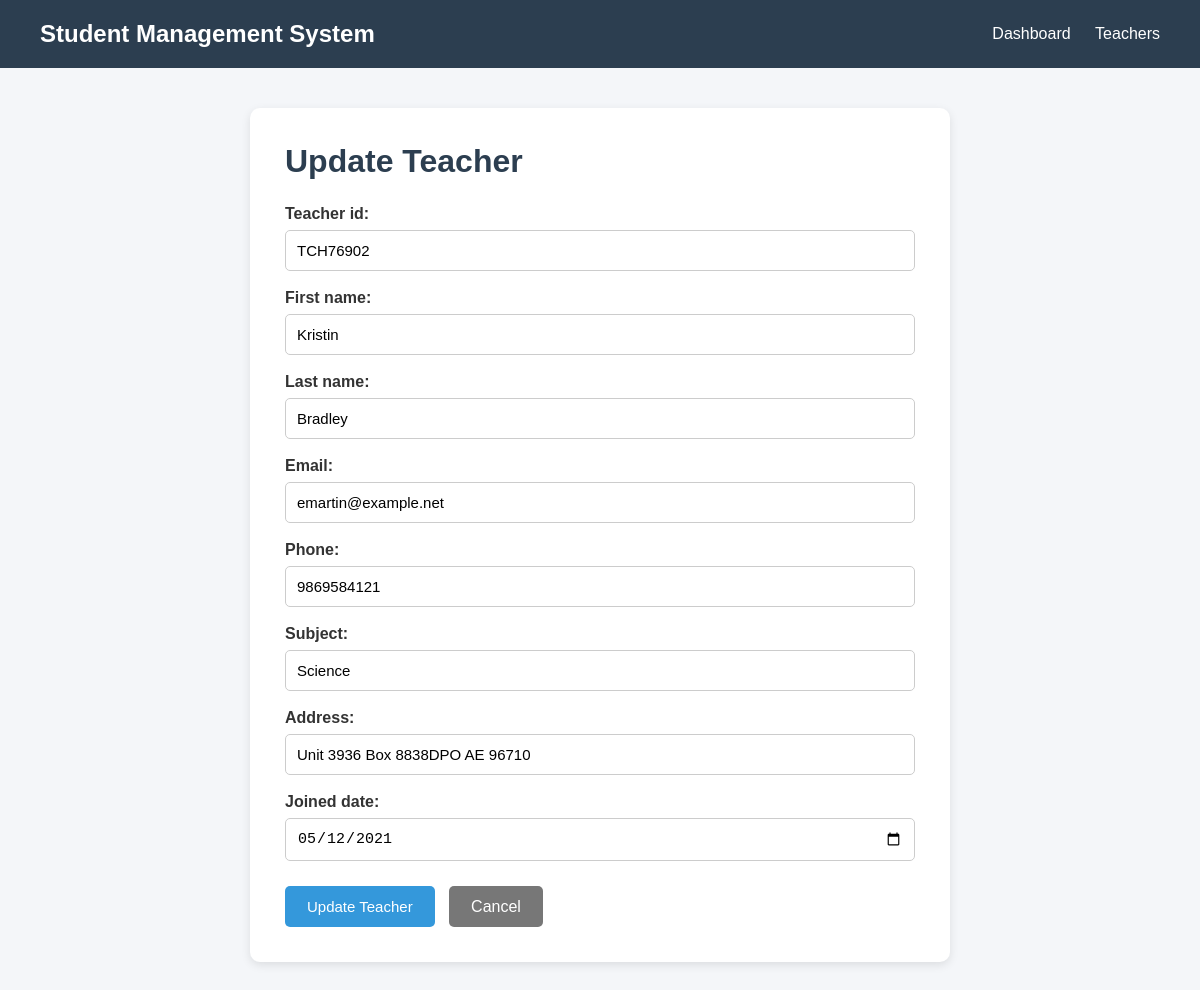
The app's page /teachers/1/edit/ with its own data.
### teachers/models.py (models this page shows, shortened)
class Teacher(models.Model):
    teacher_id = models.CharField(
        max_length=20,
        unique=True
    )
    first_name = models.CharField(
        max_length=50
    )
    last_name = models.CharField(
        max_length=50
    )
    email = models.EmailField(
        unique=True
    )
    phone = models.CharField(
        max_length=15
    )
    subject = models.CharField(
        max_length=100
    )
    address = models.CharField(
        max_length=200
    )
    joined_date = models.DateField()

### teachers/views.py (the view)
class TeacherUpdateView(UpdateView):
    model = Teacher
    form_class = TeacherForm
    template_name = 'teacher_form.html'
    success_url = reverse_lazy('teacher_list')

### teachers/forms.py
class TeacherForm(forms.ModelForm):
    class Meta:
        model = Teacher
        fields = [
            'teacher_id',
            'first_name',
            'last_name',
            'email',
            'phone',
            'subject',
            'address',
            'joined_date',
        ]
        widgets = {
            'joined_date': forms.DateInput(
                attrs={'type': 'date'}
            ),
        }

### teachers/templates/teacher_form.html (shortened to what this page needs)
<!DOCTYPE html>
<html>
<head>
</head>
<body>
    <nav class="navbar">
        <h2>Student Management System</h2>
        <div>
            <a href="{% url 'dashboard' %}">Dashboard</a>
            <a href="{% url 'teacher_list' %}">Teachers</a>
        </div>
    </nav>
    <div class="container">
        <div class="form-card">
            {% if object %}
                <h1>Update Teacher</h1>
            {% else %}
                <h1>Add New Teacher</h1>
            {% endif %}
            <form method="POST">
                {{ form.as_p }}
                <div class="buttons">
                    <button type="submit" class="save-button">
                        {% if object %}
                            Update Teacher
                        {% else %}
                            Add Teacher
                        {% endif %}
                    </button>
                    <a
                        href="{% url 'teacher_list' %}"
                        class="back-button"
                    >
                        Cancel
                    </a>
                </div>
            </form>
        </div>
    </div>
</body>
</html>

### teachers/templates/teacher_form.html (style rules this page uses)
* { margin: 0; padding: 0; box-sizing: border-box; }
body { font-family: Arial, sans-serif; background-color: #f4f6f9; color: #333; }
.navbar { background-color: #2c3e50; color: white; padding: 20px 40px; display: flex; justify-content: space-between; align-items: center; }
.navbar a { color: white; text-decoration: none; margin-left: 20px; }
.container { width: 90%; max-width: 700px; margin: 40px auto; }
.form-card { background-color: white; padding: 35px; border-radius: 10px; box-shadow: 0 3px 10px rgba(0, 0, 0, 0.1); }
.form-card h1 { color: #2c3e50; margin-bottom: 25px; }
form p { margin-bottom: 18px; }
label { display: block; font-weight: bold; margin-bottom: 7px; }
input, select, textarea { width: 100%; padding: 11px; border: 1px solid #ccc; border-radius: 5px; font-size: 15px; }
.buttons { margin-top: 25px; }
.save-button { background-color: #3498db; color: white; border: none; padding: 12px 22px; border-radius: 5px; cursor: pointer; font-size: 15px; }
.back-button { background-color: #777; color: white; padding: 12px 22px; border-radius: 5px; text-decoration: none; margin-left: 10px; }

### records on screen
Teacher: teacher_id "TCH76902", first_name "Kristin", last_name "Bradley", email "emartin@example.net", phone "9869584121", subject "Science", address "Unit 3936 Box 8838DPO AE 96710", joined_date "05/12/2021"
